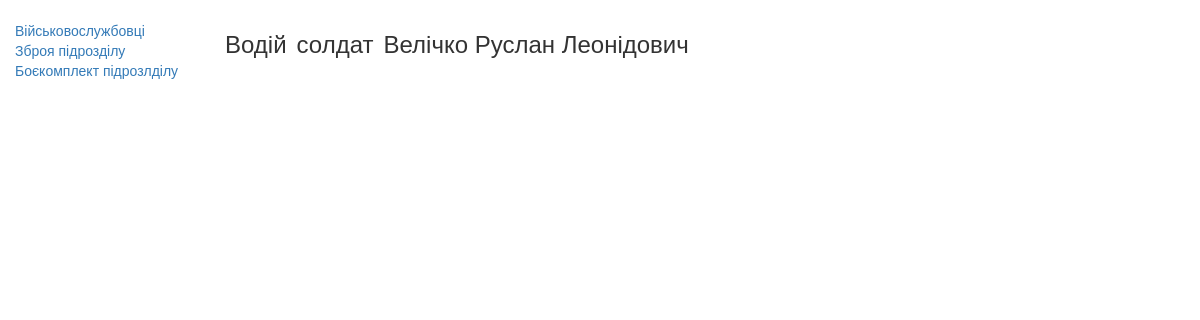
/index/soldiers_card/16/, run on an earlier commit of the app's database.
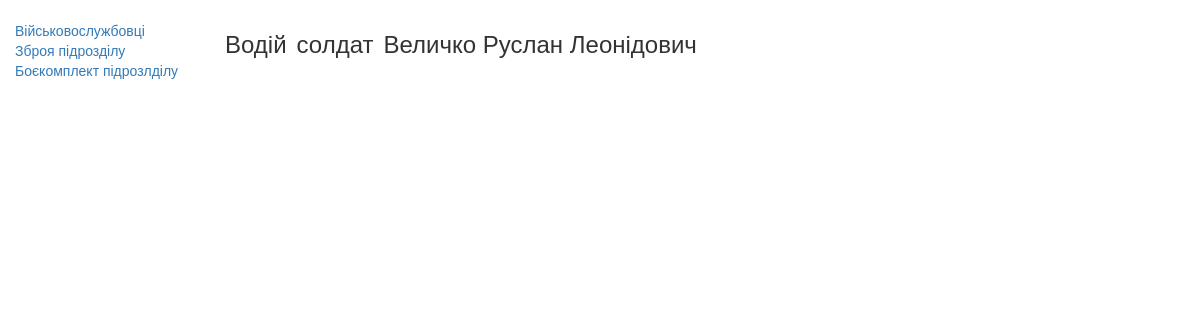
And on a later commit of the database.
### evening/models.py (models this page shows, shortened)
class Soldiers(models.Model):
    slug = models.SlugField(max_length=50, unique=True, null=True,
                            verbose_name='Код посади')
    surname = models.CharField(max_length=50, verbose_name='Фамілія')
    name = models.CharField(max_length=50, verbose_name='Імʼя')
    fathers_name = models.CharField(max_length=50, verbose_name='По батькові')
    callsign = models.CharField(max_length=50, verbose_name='Позивний')
    position_name = models.CharField(
        max_length=50, null=True, verbose_name='Посада')
    mil_prof = models.CharField(max_length=50, null=True, verbose_name='ВОС')
    position_rank = models.CharField(
        max_length=50, null=True, verbose_name='Звання посади')
    rank = models.ForeignKey(
        'Ranks', on_delete=models.PROTECT, null=True, verbose_name='Звання')
    phone = models.CharField(max_length=13, null=True, verbose_name='Телефон')
    birth_date = models.DateField(null=True, verbose_name='Дата народження')
    tax_number = models.CharField(
        max_length=15, unique=True, null=True, verbose_name='ІПН')
    blood_type = models.CharField(
        max_length=15, null=True, verbose_name='Группа крові')
    addres = models.CharField(max_length=255, null=True, verbose_name='Адреса')
    complect_center = models.CharField(
        max_length=255, null=True, verbose_name='Центр комплектаціі')
    mob_date = models.DateField(null=True, verbose_name='Дата мобілізаціі')
    children = models.CharField(max_length=50, null=True, verbose_name='Діти')
    hight_s = models.CharField(max_length=50, null=True, verbose_name='Зріст')
    size = models.CharField(max_length=50, null=True, verbose_name='Розмір')
    boots_s = models.CharField(max_length=50, null=True, verbose_name='Взуття')
    head_s = models.CharField(max_length=50, null=True,
                              verbose_name='Головний убор')
    photo = models.ImageField(blank=True, verbose_name='Фото')
    passport = models.CharField(
        max_length=50, blank=True, verbose_name='Паспорт')
    def __str__(self):
        return f'{self.surname}  {self.name}  {self.fathers_name}'
    class Meta:
        verbose_name = 'Військовослужбовець'
        verbose_name_plural = 'Військовослужбовці'
        ordering = ['slug']

class Ranks (models.Model):
    rank = models.CharField(max_length=50,)
    def __str__(self):
        return self.rank

### evening/views.py (the view)
class SoldiersCard(DetailView):
    model = Soldiers
    template_name = 'evening/soldiers_detail.html'
    context_object_name = 'soldiers_card'

### evening/templates/evening/soldiers_detail.html (shortened to what this page needs)
{% extends "evening/base_generic.html" %}
{% block content %}
<h3>
  <div class="variable">
    <span>{{soldiers_card.position_name}}</span>
    <span>{{soldiers_card.rank}}</span>
    <span>{{soldiers_card}}</span>
  </div>
</h3>
{% endblock %}

What changed in the data, as far as the page shows it:
changed Soldiers "Водій": surname+name+fathers_name "Велічко Руслан Леонідович" → "Величко Руслан Леонідович"
